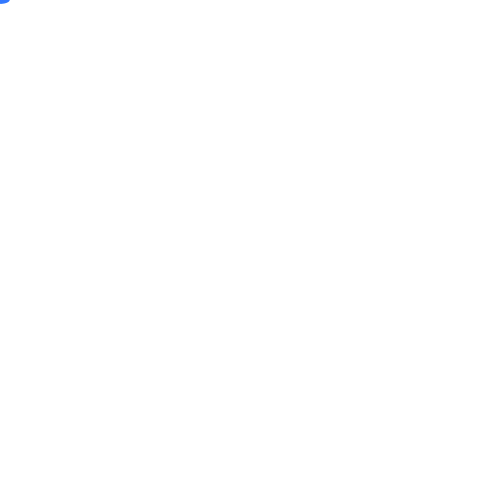
Frame 1 (no input)
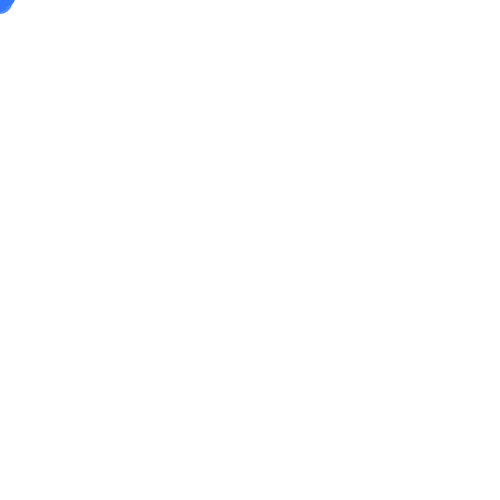
Frame 60 (the mouse pressed at the canvas centre just before this capture)
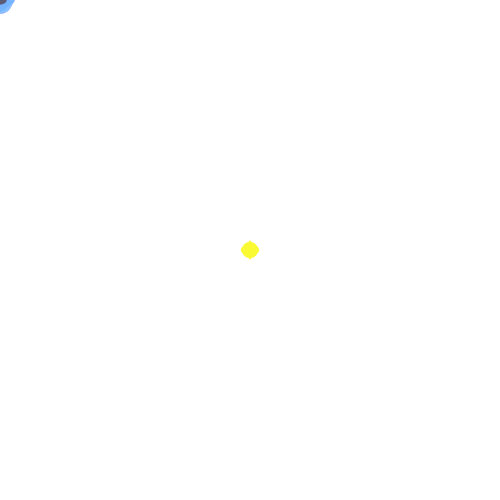
Frame 120 (the mouse held since frame 60 and released just before this capture)

The Processing sketch that drew these frames (run headless with seeded random() and noise(); from frame 60 on, the mouse is pressed at the canvas centre):

// Processing sketch: processing_12165
// ── processing_12165.pde

//Circling Around By Jimmy Lin
//09/10/10

void setup()
{
  noStroke();
  background(255,255,255);
  size(500,500);
}

void draw()
{
  mousePressed();
  fill(255,2);
  rect(0,0,width,height);
  fill(mouseX+50,mouseY+120,255);
  ellipse(mouseX,mouseY,random(30),random(30));

 
  if(mousePressed)
  {
    fill(pmouseX,pmouseY,50);
    ellipse(pmouseX,pmouseY,random(20),random(20));
  }
}
